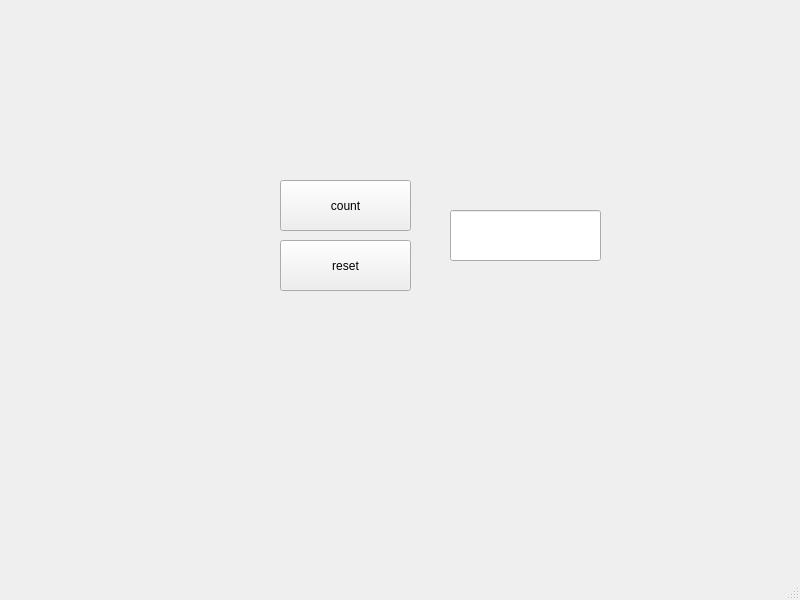
<?xml version="1.0" encoding="UTF-8"?>
<ui version="4.0">
 <class>MainWindow</class>
 <widget class="QMainWindow" name="MainWindow">
  <property name="geometry">
   <rect>
    <x>0</x>
    <y>0</y>
    <width>800</width>
    <height>600</height>
   </rect>
  </property>
  <property name="windowTitle">
   <string>MainWindow</string>
  </property>
  <widget class="QWidget" name="centralwidget">
   <widget class="QPushButton" name="lisaa">
    <property name="geometry">
     <rect>
      <x>280</x>
      <y>180</y>
      <width>131</width>
      <height>51</height>
     </rect>
    </property>
    <property name="text">
     <string>count</string>
    </property>
   </widget>
   <widget class="QPushButton" name="nollaa">
    <property name="geometry">
     <rect>
      <x>280</x>
      <y>240</y>
      <width>131</width>
      <height>51</height>
     </rect>
    </property>
    <property name="text">
     <string>reset</string>
    </property>
   </widget>
   <widget class="QLineEdit" name="painallukset">
    <property name="geometry">
     <rect>
      <x>450</x>
      <y>210</y>
      <width>151</width>
      <height>51</height>
     </rect>
    </property>
   </widget>
  </widget>
  <widget class="QMenuBar" name="menubar">
   <property name="geometry">
    <rect>
     <x>0</x>
     <y>0</y>
     <width>800</width>
     <height>26</height>
    </rect>
   </property>
  </widget>
  <widget class="QStatusBar" name="statusbar"/>
 </widget>
 <resources/>
 <connections/>
</ui>
